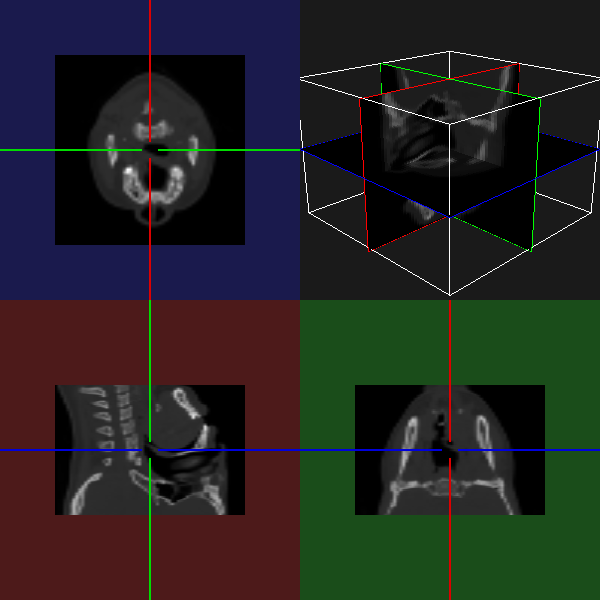

Here is the Python script that generated this plot:
#!/usr/bin/env python
# Demonstrate vtkResliceCursorWidget with line representation in a four-pane layout.

import os

import vtkmodules.vtkInteractionStyle  # noqa: F401
import vtkmodules.vtkRenderingFreeType  # noqa: F401
import vtkmodules.vtkRenderingOpenGL2  # noqa: F401

from vtkmodules.vtkFiltersModeling import vtkOutlineFilter
from vtkmodules.vtkInteractionStyle import vtkInteractorStyleImage
from vtkmodules.vtkInteractionWidgets import (
    vtkImagePlaneWidget,
    vtkResliceCursor,
    vtkResliceCursorLineRepresentation,
    vtkResliceCursorWidget,
)
from vtkmodules.vtkIOImage import vtkVolume16Reader
from vtkmodules.vtkRenderingCore import (
    vtkActor,
    vtkCellPicker,
    vtkPolyDataMapper,
    vtkProperty,
    vtkRenderWindow,
    vtkRenderWindowInteractor,
    vtkRenderer,
)

# Load headsq/quarter volume data.
data_dir = os.environ.get("VPE_DATA_DIR", os.path.dirname(os.path.abspath(__file__)))
file_prefix = os.path.join(data_dir, "headsq", "quarter")

reader = vtkVolume16Reader()
reader.SetDataDimensions(64, 64)
reader.SetDataByteOrderToLittleEndian()
reader.SetImageRange(1, 93)
reader.SetDataSpacing(3.2, 3.2, 1.5)
reader.SetFilePrefix(file_prefix)
reader.SetDataMask(0x7FFF)
reader.Update()

# Outline of the volume.
outline = vtkOutlineFilter()
outline.SetInputConnection(reader.GetOutputPort())

outline_mapper = vtkPolyDataMapper()
outline_mapper.SetInputConnection(outline.GetOutputPort())

outline_actor = vtkActor()
outline_actor.SetMapper(outline_mapper)

# Renderers
renderer_x = vtkRenderer()
renderer_x.SetBackground(0.3, 0.1, 0.1)
renderer_x.SetViewport(0, 0, 0.5, 0.5)

renderer_y = vtkRenderer()
renderer_y.SetBackground(0.1, 0.3, 0.1)
renderer_y.SetViewport(0.5, 0, 1, 0.5)

renderer_z = vtkRenderer()
renderer_z.SetBackground(0.1, 0.1, 0.3)
renderer_z.SetViewport(0, 0.5, 0.5, 1)

renderer_3d = vtkRenderer()
renderer_3d.AddActor(outline_actor)
renderer_3d.SetBackground(0.1, 0.1, 0.1)
renderer_3d.SetViewport(0.5, 0.5, 1, 1)

# Render window
render_window = vtkRenderWindow()
render_window.AddRenderer(renderer_x)
render_window.AddRenderer(renderer_y)
render_window.AddRenderer(renderer_z)
render_window.AddRenderer(renderer_3d)
render_window.SetWindowName("reslice cursor line four pane")
render_window.SetMultiSamples(0)
render_window.SetSize(600, 600)

# Interactor
interactor = vtkRenderWindowInteractor()
interactor.SetRenderWindow(render_window)

# Cell picker for the image plane widgets.
picker = vtkCellPicker()
picker.SetTolerance(0.005)

ipw_prop = vtkProperty()

# Image plane widgets (X, Y, Z).
image_dims = reader.GetOutput().GetDimensions()

plane_widget_x = vtkImagePlaneWidget()
plane_widget_x.SetInteractor(interactor)
plane_widget_x.SetPicker(picker)
plane_widget_x.RestrictPlaneToVolumeOn()
plane_widget_x.GetPlaneProperty().SetColor(1, 0, 0)
plane_widget_x.SetTexturePlaneProperty(ipw_prop)
plane_widget_x.TextureInterpolateOff()
plane_widget_x.SetResliceInterpolateToLinear()
plane_widget_x.SetInputConnection(reader.GetOutputPort())
plane_widget_x.SetPlaneOrientation(0)
plane_widget_x.SetSliceIndex(image_dims[0] // 2)
plane_widget_x.DisplayTextOn()
plane_widget_x.SetDefaultRenderer(renderer_3d)
plane_widget_x.SetWindowLevel(1358, -27)
plane_widget_x.On()
plane_widget_x.InteractionOn()

plane_widget_y = vtkImagePlaneWidget()
plane_widget_y.SetInteractor(interactor)
plane_widget_y.SetPicker(picker)
plane_widget_y.RestrictPlaneToVolumeOn()
plane_widget_y.GetPlaneProperty().SetColor(0, 1, 0)
plane_widget_y.SetTexturePlaneProperty(ipw_prop)
plane_widget_y.TextureInterpolateOff()
plane_widget_y.SetResliceInterpolateToLinear()
plane_widget_y.SetInputConnection(reader.GetOutputPort())
plane_widget_y.SetPlaneOrientation(1)
plane_widget_y.SetSliceIndex(image_dims[1] // 2)
plane_widget_y.DisplayTextOn()
plane_widget_y.SetDefaultRenderer(renderer_3d)
plane_widget_y.SetWindowLevel(1358, -27)
plane_widget_y.On()
plane_widget_y.InteractionOn()

plane_widget_z = vtkImagePlaneWidget()
plane_widget_z.SetInteractor(interactor)
plane_widget_z.SetPicker(picker)
plane_widget_z.RestrictPlaneToVolumeOn()
plane_widget_z.GetPlaneProperty().SetColor(0, 0, 1)
plane_widget_z.SetTexturePlaneProperty(ipw_prop)
plane_widget_z.TextureInterpolateOff()
plane_widget_z.SetResliceInterpolateToLinear()
plane_widget_z.SetInputConnection(reader.GetOutputPort())
plane_widget_z.SetPlaneOrientation(2)
plane_widget_z.SetSliceIndex(image_dims[2] // 2)
plane_widget_z.DisplayTextOn()
plane_widget_z.SetDefaultRenderer(renderer_3d)
plane_widget_z.SetWindowLevel(1358, -27)
plane_widget_z.On()
plane_widget_z.InteractionOn()

plane_widget_y.SetLookupTable(plane_widget_x.GetLookupTable())
plane_widget_z.SetLookupTable(plane_widget_x.GetLookupTable())

plane_widgets = [plane_widget_x, plane_widget_y, plane_widget_z]

# Reslice cursor, widgets and representations.
reslice_cursor = vtkResliceCursor()
reslice_cursor.SetCenter(reader.GetOutput().GetCenter())
reslice_cursor.SetThickMode(0)
reslice_cursor.SetThickness(10, 10, 10)
reslice_cursor.SetImage(reader.GetOutput())

scalar_range = reader.GetOutput().GetScalarRange()
min_val = scalar_range[0]
window_level_width = scalar_range[1] - scalar_range[0]
window_level_center = (scalar_range[0] + scalar_range[1]) / 2.0

# Reslice cursor widget X
reslice_widget_x = vtkResliceCursorWidget()
reslice_widget_x.SetInteractor(interactor)

reslice_rep_x = vtkResliceCursorLineRepresentation()
reslice_widget_x.SetRepresentation(reslice_rep_x)
reslice_rep_x.GetResliceCursorActor().GetCursorAlgorithm().SetResliceCursor(reslice_cursor)
reslice_rep_x.GetResliceCursorActor().GetCursorAlgorithm().SetReslicePlaneNormal(0)

reslice_x = reslice_rep_x.GetReslice()
if reslice_x and reslice_x.IsA("vtkImageReslice"):
    reslice_x.SetBackgroundColor(min_val, min_val, min_val, min_val)

reslice_widget_x.SetDefaultRenderer(renderer_x)
reslice_widget_x.SetEnabled(1)

renderer_x.GetActiveCamera().SetFocalPoint(0, 0, 0)
renderer_x.GetActiveCamera().SetPosition(1, 0, 0)
renderer_x.GetActiveCamera().ParallelProjectionOn()
renderer_x.GetActiveCamera().SetViewUp(0, 0, -1)
renderer_x.ResetCamera()

reslice_rep_x.SetWindowLevel(window_level_width, window_level_center)
plane_widget_x.SetWindowLevel(window_level_width, window_level_center)

plane_widget_x.GetColorMap().SetLookupTable(reslice_rep_x.GetLookupTable())

reslice_rep_x.GetResliceCursorActor().GetCenterlineProperty(0).SetRepresentationToWireframe()
reslice_rep_x.GetResliceCursorActor().GetCenterlineProperty(0).RenderLinesAsTubesOn()
reslice_rep_x.GetResliceCursorActor().GetCenterlineProperty(0).SetLineWidth(2)
reslice_rep_x.GetResliceCursorActor().GetCenterlineProperty(1).SetRepresentationToWireframe()
reslice_rep_x.GetResliceCursorActor().GetCenterlineProperty(1).RenderLinesAsTubesOn()
reslice_rep_x.GetResliceCursorActor().GetCenterlineProperty(1).SetLineWidth(2)
reslice_rep_x.GetResliceCursorActor().GetCenterlineProperty(2).SetRepresentationToWireframe()
reslice_rep_x.GetResliceCursorActor().GetCenterlineProperty(2).RenderLinesAsTubesOn()
reslice_rep_x.GetResliceCursorActor().GetCenterlineProperty(2).SetLineWidth(2)

# Reslice cursor widget Y
reslice_widget_y = vtkResliceCursorWidget()
reslice_widget_y.SetInteractor(interactor)

reslice_rep_y = vtkResliceCursorLineRepresentation()
reslice_widget_y.SetRepresentation(reslice_rep_y)
reslice_rep_y.GetResliceCursorActor().GetCursorAlgorithm().SetResliceCursor(reslice_cursor)
reslice_rep_y.GetResliceCursorActor().GetCursorAlgorithm().SetReslicePlaneNormal(1)

reslice_y = reslice_rep_y.GetReslice()
if reslice_y and reslice_y.IsA("vtkImageReslice"):
    reslice_y.SetBackgroundColor(min_val, min_val, min_val, min_val)

reslice_widget_y.SetDefaultRenderer(renderer_y)
reslice_widget_y.SetEnabled(1)

renderer_y.GetActiveCamera().SetFocalPoint(0, 0, 0)
renderer_y.GetActiveCamera().SetPosition(0, 1, 0)
renderer_y.GetActiveCamera().ParallelProjectionOn()
renderer_y.GetActiveCamera().SetViewUp(0, 0, 1)
renderer_y.ResetCamera()

reslice_rep_y.SetWindowLevel(window_level_width, window_level_center)
plane_widget_y.SetWindowLevel(window_level_width, window_level_center)

reslice_rep_y.SetLookupTable(reslice_rep_x.GetLookupTable())
plane_widget_y.GetColorMap().SetLookupTable(reslice_rep_x.GetLookupTable())

reslice_rep_y.GetResliceCursorActor().GetCenterlineProperty(0).SetRepresentationToWireframe()
reslice_rep_y.GetResliceCursorActor().GetCenterlineProperty(0).RenderLinesAsTubesOn()
reslice_rep_y.GetResliceCursorActor().GetCenterlineProperty(0).SetLineWidth(2)
reslice_rep_y.GetResliceCursorActor().GetCenterlineProperty(1).SetRepresentationToWireframe()
reslice_rep_y.GetResliceCursorActor().GetCenterlineProperty(1).RenderLinesAsTubesOn()
reslice_rep_y.GetResliceCursorActor().GetCenterlineProperty(1).SetLineWidth(2)
reslice_rep_y.GetResliceCursorActor().GetCenterlineProperty(2).SetRepresentationToWireframe()
reslice_rep_y.GetResliceCursorActor().GetCenterlineProperty(2).RenderLinesAsTubesOn()
reslice_rep_y.GetResliceCursorActor().GetCenterlineProperty(2).SetLineWidth(2)

# Reslice cursor widget Z
reslice_widget_z = vtkResliceCursorWidget()
reslice_widget_z.SetInteractor(interactor)

reslice_rep_z = vtkResliceCursorLineRepresentation()
reslice_widget_z.SetRepresentation(reslice_rep_z)
reslice_rep_z.GetResliceCursorActor().GetCursorAlgorithm().SetResliceCursor(reslice_cursor)
reslice_rep_z.GetResliceCursorActor().GetCursorAlgorithm().SetReslicePlaneNormal(2)

reslice_z = reslice_rep_z.GetReslice()
if reslice_z and reslice_z.IsA("vtkImageReslice"):
    reslice_z.SetBackgroundColor(min_val, min_val, min_val, min_val)

reslice_widget_z.SetDefaultRenderer(renderer_z)
reslice_widget_z.SetEnabled(1)

renderer_z.GetActiveCamera().SetFocalPoint(0, 0, 0)
renderer_z.GetActiveCamera().SetPosition(0, 0, 1)
renderer_z.GetActiveCamera().ParallelProjectionOn()
renderer_z.GetActiveCamera().SetViewUp(0, 1, 0)
renderer_z.ResetCamera()

reslice_rep_z.SetWindowLevel(window_level_width, window_level_center)
plane_widget_z.SetWindowLevel(window_level_width, window_level_center)

reslice_rep_z.SetLookupTable(reslice_rep_x.GetLookupTable())
plane_widget_z.GetColorMap().SetLookupTable(reslice_rep_x.GetLookupTable())

reslice_rep_z.GetResliceCursorActor().GetCenterlineProperty(0).SetRepresentationToWireframe()
reslice_rep_z.GetResliceCursorActor().GetCenterlineProperty(0).RenderLinesAsTubesOn()
reslice_rep_z.GetResliceCursorActor().GetCenterlineProperty(0).SetLineWidth(2)
reslice_rep_z.GetResliceCursorActor().GetCenterlineProperty(1).SetRepresentationToWireframe()
reslice_rep_z.GetResliceCursorActor().GetCenterlineProperty(1).RenderLinesAsTubesOn()
reslice_rep_z.GetResliceCursorActor().GetCenterlineProperty(1).SetLineWidth(2)
reslice_rep_z.GetResliceCursorActor().GetCenterlineProperty(2).SetRepresentationToWireframe()
reslice_rep_z.GetResliceCursorActor().GetCenterlineProperty(2).RenderLinesAsTubesOn()
reslice_rep_z.GetResliceCursorActor().GetCenterlineProperty(2).SetLineWidth(2)

reslice_cursor_widgets = [reslice_widget_x, reslice_widget_y, reslice_widget_z]


# Callback to tie reslice cursor and image plane widgets together.
def reslice_callback(caller, event):
    ipw = None
    for i in range(3):
        if caller is plane_widgets[i]:
            ipw = caller
            break

    if ipw is not None:
        wl = ipw.GetWindowLevel()
        for i in range(3):
            if plane_widgets[i] is not ipw:
                plane_widgets[i].SetWindowLevel(wl[0], wl[1], 1)

    rcw_caller = None
    for i in range(3):
        if caller is reslice_cursor_widgets[i]:
            rcw_caller = caller
            break

    if rcw_caller is not None:
        callback_rep = rcw_caller.GetRepresentation()
        rc = callback_rep.GetResliceCursorActor().GetCursorAlgorithm().GetResliceCursor()
        for i in range(3):
            ps = plane_widgets[i].GetPolyDataAlgorithm()
            ps.SetNormal(rc.GetPlane(i).GetNormal())
            ps.SetCenter(rc.GetPlane(i).GetOrigin())
            plane_widgets[i].UpdatePlacement()

    reslice_widget_x.Render()


reslice_widget_x.AddObserver(
    vtkResliceCursorWidget.ResliceAxesChangedEvent, reslice_callback
)
reslice_widget_y.AddObserver(
    vtkResliceCursorWidget.ResliceAxesChangedEvent, reslice_callback
)
reslice_widget_z.AddObserver(
    vtkResliceCursorWidget.ResliceAxesChangedEvent, reslice_callback
)

# Scene
render_window.Render()

renderer_3d.GetActiveCamera().Elevation(110)
renderer_3d.GetActiveCamera().SetViewUp(0, 0, -1)
renderer_3d.GetActiveCamera().Azimuth(45)
renderer_3d.GetActiveCamera().Dolly(1.15)
renderer_3d.ResetCameraClippingRange()

style = vtkInteractorStyleImage()
interactor.SetInteractorStyle(style)

interactor.Initialize()
interactor.Start()
